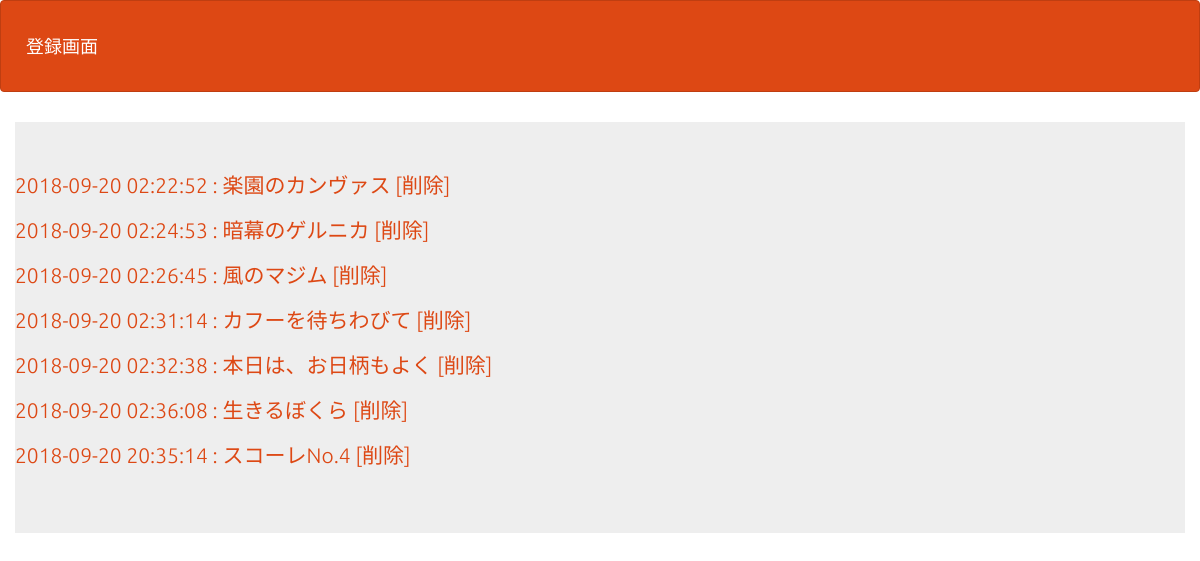
The page /select.php on the database its author committed.
### tables this page shows
CREATE TABLE IF NOT EXISTS `gs_bm_table` (
`id` int(12) NOT NULL,
  `title` varchar(64) NOT NULL,
  `url` text NOT NULL,
  `memo` text NOT NULL,
  `indate` datetime NOT NULL
);

### functions.php (called while the page is built, shortened)
<?php
$table = 'gs_bm_table';
?>

### select.php (the view, shortened to what this page needs)
<?php
include('functions.php');
$pdo = db_conn();
$stmt = $pdo->prepare('SELECT * FROM '.$table);
$status = $stmt->execute();
$view="";
if($status==false) {
  errorMsg($stmt);
}else{
  while( $result = $stmt->fetch(PDO::FETCH_ASSOC)){
    $view .= "<p>";
    $view .= '<a href="detail.php?id='.$result["id"].'">';
    $view .= $result["indate"]." : ".$result["title"];
    $view .= '</a>';
    $view .= '  ';
    $view .= '<a href="delete.php?id='.$result["id"].'">';
    $view .= '[削除]';
    $view .= '</a>';
    $view .= "</p>";
  }
}
?>
<!DOCTYPE html>
<html lang="ja">
<head>
<link rel="stylesheet" href="css/range.css">
<link href="css/bootstrap.min.css" rel="stylesheet">
</head>
<body id="main">
<header>
  <nav class="navbar navbar-default">
    <div class="container-fluid">
      <div class="navbar-header">
      <a class="navbar-brand" href="index.php">登録画面</a>
      </div>
    </div>
  </nav>
</header>
<div>
    <div class="container jumbotron"><?=$view?></div>
</div>
</body>
</html>

### select.php (style rules this page uses)
div { padding: 10px;font-size:16px; }

### rows shown on the page
gs_bm_table: value "2018-09-20 02:22:52 : 楽園のカンヴァス [削除]"
gs_bm_table: value "2018-09-20 02:24:53 : 暗幕のゲルニカ [削除]"
gs_bm_table: value "2018-09-20 02:26:45 : 風のマジム [削除]"
gs_bm_table: value "2018-09-20 02:31:14 : カフーを待ちわびて [削除]"
gs_bm_table: value "2018-09-20 02:32:38 : 本日は、お日柄もよく [削除]"
gs_bm_table: value "2018-09-20 02:36:08 : 生きるぼくら [削除]"
gs_bm_table: value "2018-09-20 20:35:14 : スコーレNo.4 [削除]"
